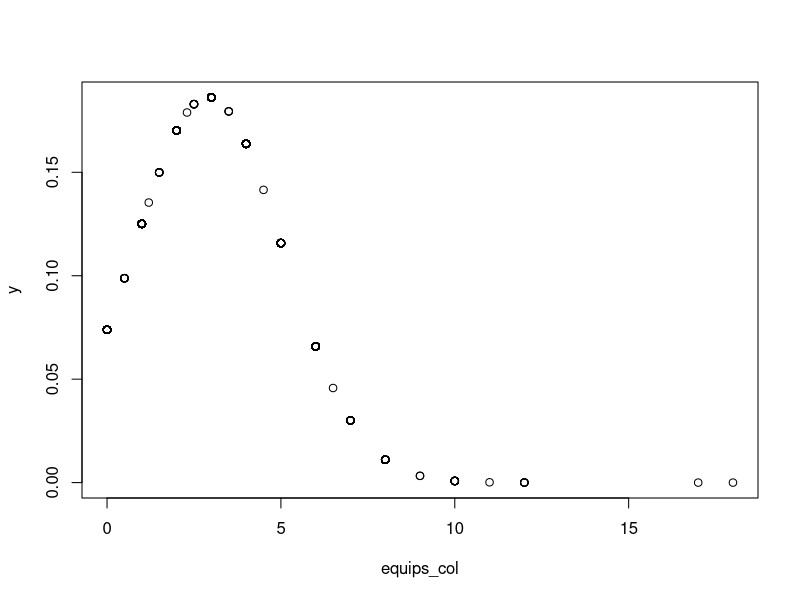

The R source for this figure:
# Carrega o dataset
df <- read.table("atividade2/dataset_PT.csv", header = TRUE, sep = ';', stringsAsFactors = FALSE)

split <- df[, 1:10]
equips <- list(split$Equipamentos_para_Aulas_Online)

equips_col <- split[, 7]

global_mean <- mean(equips_col)
global_sd <- sd(equips_col)

# equip_mean <- aggregate(equips_col, equips, mean)
# equip_sd <- aggregate(equips_col, equips, sd)

y <- dnorm(equips_col, global_mean, global_sd)

# plot do grafico para verificar se a coluna desejada tem distribuicao normal
plot(equips_col, y)

anova <- aov(Tempo_em_estudo_individual ~ Equipamentos_para_Aulas_Online, data = df)

print(summary(anova))

